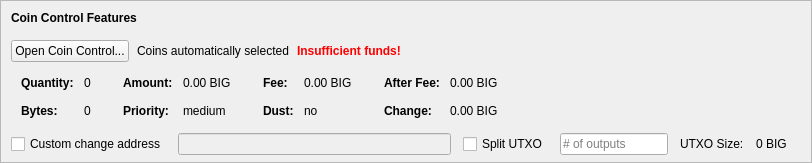
    <widget class="QFrame" name="frameCoinControl">
     <property name="sizePolicy">
      <sizepolicy hsizetype="Expanding" vsizetype="Expanding">
       <horstretch>0</horstretch>
       <verstretch>0</verstretch>
      </sizepolicy>
     </property>
     <property name="maximumSize">
      <size>
       <width>16777215</width>
       <height>16777215</height>
      </size>
     </property>
     <property name="frameShape">
      <enum>QFrame::StyledPanel</enum>
     </property>
     <property name="frameShadow">
      <enum>QFrame::Sunken</enum>
     </property>
     <layout class="QVBoxLayout" name="verticalLayoutCoinControl2">
      <property name="spacing">
       <number>0</number>
      </property>
      <property name="leftMargin">
       <number>0</number>
      </property>
      <property name="topMargin">
       <number>0</number>
      </property>
      <property name="rightMargin">
       <number>0</number>
      </property>
      <property name="bottomMargin">
       <number>6</number>
      </property>
      <item>
       <layout class="QVBoxLayout" name="verticalLayoutCoinControl" stretch="0,0,0,0,1">
        <property name="spacing">
         <number>0</number>
        </property>
        <property name="leftMargin">
         <number>10</number>
        </property>
        <property name="topMargin">
         <number>10</number>
        </property>
        <item>
         <layout class="QHBoxLayout" name="horizontalLayoutCoinControl1">
          <property name="bottomMargin">
           <number>15</number>
          </property>
          <item>
           <widget class="QLabel" name="labelCoinControlFeatures">
            <property name="sizePolicy">
             <sizepolicy hsizetype="Preferred" vsizetype="Maximum">
              <horstretch>0</horstretch>
              <verstretch>0</verstretch>
             </sizepolicy>
            </property>
            <property name="font">
             <font>
              <weight>75</weight>
              <bold>true</bold>
             </font>
            </property>
            <property name="styleSheet">
             <string notr="true">font-weight:bold;</string>
            </property>
            <property name="text">
             <string>Coin Control Features</string>
            </property>
           </widget>
          </item>
         </layout>
        </item>
        <item>
         <layout class="QHBoxLayout" name="horizontalLayoutCoinControl2" stretch="0,0,0,0">
          <property name="spacing">
           <number>8</number>
          </property>
          <property name="bottomMargin">
           <number>10</number>
          </property>
          <item>
           <widget class="QPushButton" name="pushButtonCoinControl">
            <property name="styleSheet">
             <string notr="true"/>
            </property>
            <property name="text">
             <string>Open Coin Control...</string>
            </property>
            <property name="autoDefault">
             <bool>false</bool>
            </property>
           </widget>
          </item>
          <item>
           <widget class="QLabel" name="labelCoinControlAutomaticallySelected">
            <property name="text">
             <string>Coins automatically selected</string>
            </property>
            <property name="margin">
             <number>5</number>
            </property>
           </widget>
          </item>
          <item>
           <widget class="QLabel" name="labelCoinControlInsuffFunds">
            <property name="font">
             <font>
              <weight>75</weight>
              <bold>true</bold>
             </font>
            </property>
            <property name="styleSheet">
             <string notr="true">color:red;font-weight:bold;</string>
            </property>
            <property name="text">
             <string>Insufficient funds!</string>
            </property>
            <property name="margin">
             <number>5</number>
            </property>
           </widget>
          </item>
          <item>
           <spacer name="horizontalSpacerCoinControl">
            <property name="orientation">
             <enum>Qt::Horizontal</enum>
            </property>
            <property name="sizeHint" stdset="0">
             <size>
              <width>40</width>
              <height>1</height>
             </size>
            </property>
           </spacer>
          </item>
         </layout>
        </item>
        <item>
         <widget class="QWidget" name="widgetCoinControl" native="true">
          <property name="sizePolicy">
           <sizepolicy hsizetype="Preferred" vsizetype="Preferred">
            <horstretch>0</horstretch>
            <verstretch>0</verstretch>
           </sizepolicy>
          </property>
          <property name="minimumSize">
           <size>
            <width>0</width>
            <height>0</height>
           </size>
          </property>
          <property name="styleSheet">
           <string notr="true"/>
          </property>
          <layout class="QHBoxLayout" name="horizontalLayoutCoinControl5">
           <property name="leftMargin">
            <number>0</number>
           </property>
           <property name="topMargin">
            <number>0</number>
           </property>
           <property name="rightMargin">
            <number>0</number>
           </property>
           <property name="bottomMargin">
            <number>0</number>
           </property>
           <item>
            <layout class="QHBoxLayout" name="horizontalLayoutCoinControl3" stretch="0,0,0,1">
             <property name="spacing">
              <number>20</number>
             </property>
             <property name="topMargin">
              <number>0</number>
             </property>
             <property name="bottomMargin">
              <number>10</number>
             </property>
             <item>
              <layout class="QFormLayout" name="formLayoutCoinControl1">
               <property name="horizontalSpacing">
                <number>10</number>
               </property>
               <property name="verticalSpacing">
                <number>14</number>
               </property>
               <property name="leftMargin">
                <number>10</number>
               </property>
               <property name="topMargin">
                <number>4</number>
               </property>
               <property name="rightMargin">
                <number>6</number>
               </property>
               <item row="0" column="0">
                <widget class="QLabel" name="labelCoinControlQuantityText">
                 <property name="font">
                  <font>
                   <weight>75</weight>
                   <bold>true</bold>
                  </font>
                 </property>
                 <property name="text">
                  <string>Quantity:</string>
                 </property>
                 <property name="margin">
                  <number>0</number>
                 </property>
                </widget>
               </item>
               <item row="0" column="1">
                <widget class="QLabel" name="labelCoinControlQuantity">
                 <property name="cursor">
                  <cursorShape>IBeamCursor</cursorShape>
                 </property>
                 <property name="contextMenuPolicy">
                  <enum>Qt::ActionsContextMenu</enum>
                 </property>
                 <property name="text">
                  <string notr="true">0</string>
                 </property>
                 <property name="margin">
                  <number>0</number>
                 </property>
                 <property name="textInteractionFlags">
                  <set>Qt::LinksAccessibleByMouse|Qt::TextSelectableByKeyboard|Qt::TextSelectableByMouse</set>
                 </property>
                </widget>
               </item>
               <item row="1" column="0">
                <widget class="QLabel" name="labelCoinControlBytesText">
                 <property name="font">
                  <font>
                   <weight>75</weight>
                   <bold>true</bold>
                  </font>
                 </property>
                 <property name="text">
                  <string>Bytes:</string>
                 </property>
                </widget>
               </item>
               <item row="1" column="1">
                <widget class="QLabel" name="labelCoinControlBytes">
                 <property name="cursor">
                  <cursorShape>IBeamCursor</cursorShape>
                 </property>
                 <property name="contextMenuPolicy">
                  <enum>Qt::ActionsContextMenu</enum>
                 </property>
                 <property name="text">
                  <string notr="true">0</string>
                 </property>
                 <property name="textInteractionFlags">
                  <set>Qt::LinksAccessibleByMouse|Qt::TextSelectableByKeyboard|Qt::TextSelectableByMouse</set>
                 </property>
                </widget>
               </item>
              </layout>
             </item>
             <item>
              <layout class="QFormLayout" name="formLayoutCoinControl2">
               <property name="horizontalSpacing">
                <number>10</number>
               </property>
               <property name="verticalSpacing">
                <number>14</number>
               </property>
               <property name="leftMargin">
                <number>6</number>
               </property>
               <property name="topMargin">
                <number>4</number>
               </property>
               <property name="rightMargin">
                <number>6</number>
               </property>
               <item row="0" column="0">
                <widget class="QLabel" name="labelCoinControlAmountText">
                 <property name="font">
                  <font>
                   <weight>75</weight>
                   <bold>true</bold>
                  </font>
                 </property>
                 <property name="text">
                  <string>Amount:</string>
                 </property>
                 <property name="margin">
                  <number>0</number>
                 </property>
                </widget>
               </item>
               <item row="0" column="1">
                <widget class="QLabel" name="labelCoinControlAmount">
                 <property name="cursor">
                  <cursorShape>IBeamCursor</cursorShape>
                 </property>
                 <property name="contextMenuPolicy">
                  <enum>Qt::ActionsContextMenu</enum>
                 </property>
                 <property name="text">
                  <string notr="true">0.00 BIG</string>
                 </property>
                 <property name="textInteractionFlags">
                  <set>Qt::LinksAccessibleByMouse|Qt::TextSelectableByKeyboard|Qt::TextSelectableByMouse</set>
                 </property>
                </widget>
               </item>
               <item row="1" column="0">
                <widget class="QLabel" name="labelCoinControlPriorityText">
                 <property name="font">
                  <font>
                   <weight>75</weight>
                   <bold>true</bold>
                  </font>
                 </property>
                 <property name="text">
                  <string>Priority:</string>
                 </property>
                </widget>
               </item>
               <item row="1" column="1">
                <widget class="QLabel" name="labelCoinControlPriority">
                 <property name="cursor">
                  <cursorShape>IBeamCursor</cursorShape>
                 </property>
                 <property name="contextMenuPolicy">
                  <enum>Qt::ActionsContextMenu</enum>
                 </property>
                 <property name="text">
                  <string>medium</string>
                 </property>
                 <property name="textInteractionFlags">
                  <set>Qt::LinksAccessibleByMouse|Qt::TextSelectableByKeyboard|Qt::TextSelectableByMouse</set>
                 </property>
                </widget>
               </item>
              </layout>
             </item>
             <item>
              <layout class="QFormLayout" name="formLayoutCoinControl3">
               <property name="horizontalSpacing">
                <number>10</number>
               </property>
               <property name="verticalSpacing">
                <number>14</number>
               </property>
               <property name="leftMargin">
                <number>6</number>
               </property>
               <property name="topMargin">
                <number>4</number>
               </property>
               <property name="rightMargin">
                <number>6</number>
               </property>
               <item row="0" column="0">
                <widget class="QLabel" name="labelCoinControlFeeText">
                 <property name="font">
                  <font>
                   <weight>75</weight>
                   <bold>true</bold>
                  </font>
                 </property>
                 <property name="text">
                  <string>Fee:</string>
                 </property>
                 <property name="margin">
                  <number>0</number>
                 </property>
                </widget>
               </item>
               <item row="0" column="1">
                <widget class="QLabel" name="labelCoinControlFee">
                 <property name="cursor">
                  <cursorShape>IBeamCursor</cursorShape>
                 </property>
                 <property name="contextMenuPolicy">
                  <enum>Qt::ActionsContextMenu</enum>
                 </property>
                 <property name="text">
                  <string notr="true">0.00 BIG</string>
                 </property>
                 <property name="textInteractionFlags">
                  <set>Qt::LinksAccessibleByMouse|Qt::TextSelectableByKeyboard|Qt::TextSelectableByMouse</set>
                 </property>
                </widget>
               </item>
               <item row="1" column="0">
                <widget class="QLabel" name="labelCoinControlLowOutputText">
                 <property name="font">
                  <font>
                   <weight>75</weight>
                   <bold>true</bold>
                  </font>
                 </property>
                 <property name="text">
                  <string>Dust:</string>
                 </property>
                </widget>
               </item>
               <item row="1" column="1">
                <widget class="QLabel" name="labelCoinControlLowOutput">
                 <property name="cursor">
                  <cursorShape>IBeamCursor</cursorShape>
                 </property>
                 <property name="contextMenuPolicy">
                  <enum>Qt::ActionsContextMenu</enum>
                 </property>
                 <property name="text">
                  <string>no</string>
                 </property>
                 <property name="textInteractionFlags">
                  <set>Qt::LinksAccessibleByMouse|Qt::TextSelectableByKeyboard|Qt::TextSelectableByMouse</set>
                 </property>
                </widget>
               </item>
              </layout>
             </item>
             <item>
              <layout class="QFormLayout" name="formLayoutCoinControl4">
               <property name="horizontalSpacing">
                <number>10</number>
               </property>
               <property name="verticalSpacing">
                <number>14</number>
               </property>
               <property name="leftMargin">
                <number>6</number>
               </property>
               <property name="topMargin">
                <number>4</number>
               </property>
               <property name="rightMargin">
                <number>6</number>
               </property>
               <item row="0" column="0">
                <widget class="QLabel" name="labelCoinControlAfterFeeText">
                 <property name="font">
                  <font>
                   <weight>75</weight>
                   <bold>true</bold>
                  </font>
                 </property>
                 <property name="text">
                  <string>After Fee:</string>
                 </property>
                 <property name="margin">
                  <number>0</number>
                 </property>
                </widget>
               </item>
               <item row="0" column="1">
                <widget class="QLabel" name="labelCoinControlAfterFee">
                 <property name="cursor">
                  <cursorShape>IBeamCursor</cursorShape>
                 </property>
                 <property name="contextMenuPolicy">
                  <enum>Qt::ActionsContextMenu</enum>
                 </property>
                 <property name="text">
                  <string notr="true">0.00 BIG</string>
                 </property>
                 <property name="textInteractionFlags">
                  <set>Qt::LinksAccessibleByMouse|Qt::TextSelectableByKeyboard|Qt::TextSelectableByMouse</set>
                 </property>
                </widget>
               </item>
               <item row="1" column="0">
                <widget class="QLabel" name="labelCoinControlChangeText">
                 <property name="font">
                  <font>
                   <weight>75</weight>
                   <bold>true</bold>
                  </font>
                 </property>
                 <property name="text">
                  <string>Change:</string>
                 </property>
                </widget>
               </item>
               <item row="1" column="1">
                <widget class="QLabel" name="labelCoinControlChange">
                 <property name="cursor">
                  <cursorShape>IBeamCursor</cursorShape>
                 </property>
                 <property name="contextMenuPolicy">
                  <enum>Qt::ActionsContextMenu</enum>
                 </property>
                 <property name="text">
                  <string notr="true">0.00 BIG</string>
                 </property>
                 <property name="textInteractionFlags">
                  <set>Qt::LinksAccessibleByMouse|Qt::TextSelectableByKeyboard|Qt::TextSelectableByMouse</set>
                 </property>
                </widget>
               </item>
              </layout>
             </item>
            </layout>
           </item>
          </layout>
         </widget>
        </item>
        <item>
         <layout class="QHBoxLayout" name="horizontalLayoutCoinControl4" stretch="0,0,0,0,0,0,0">
          <property name="spacing">
           <number>12</number>
          </property>
          <property name="sizeConstraint">
           <enum>QLayout::SetDefaultConstraint</enum>
          </property>
          <property name="topMargin">
           <number>5</number>
          </property>
          <property name="rightMargin">
           <number>5</number>
          </property>
          <item>
           <widget class="QCheckBox" name="checkBoxCoinControlChange">
            <property name="toolTip">
             <string>If this is activated, but the change address is empty or invalid, change will be sent to a newly generated address.</string>
            </property>
            <property name="text">
             <string>Custom change address</string>
            </property>
           </widget>
          </item>
          <item>
           <widget class="QValidatedLineEdit" name="lineEditCoinControlChange">
            <property name="enabled">
             <bool>false</bool>
            </property>
            <property name="sizePolicy">
             <sizepolicy hsizetype="Expanding" vsizetype="Fixed">
              <horstretch>0</horstretch>
              <verstretch>0</verstretch>
             </sizepolicy>
            </property>
           </widget>
          </item>
          <item>
           <widget class="QCheckBox" name="splitBlockCheckBox">
            <property name="text">
             <string>Split UTXO</string>
            </property>
           </widget>
          </item>
          <item>
           <widget class="QLineEdit" name="splitBlockLineEdit">
            <property name="sizePolicy">
             <sizepolicy hsizetype="Fixed" vsizetype="Fixed">
              <horstretch>50</horstretch>
              <verstretch>0</verstretch>
             </sizepolicy>
            </property>
            <property name="placeholderText">
             <string># of outputs</string>
            </property>
           </widget>
          </item>
          <item>
           <widget class="QLabel" name="labelBlockSizeText">
            <property name="text">
             <string>UTXO Size:</string>
            </property>
           </widget>
          </item>
          <item>
           <widget class="QLabel" name="labelBlockSize">
            <property name="text">
             <string>0 BIG</string>
            </property>
           </widget>
          </item>
          <item>
           <widget class="QLabel" name="labelCoinControlChangeLabel">
            <property name="sizePolicy">
             <sizepolicy hsizetype="Preferred" vsizetype="Expanding">
              <horstretch>0</horstretch>
              <verstretch>0</verstretch>
             </sizepolicy>
            </property>
            <property name="minimumSize">
             <size>
              <width>0</width>
              <height>0</height>
             </size>
            </property>
            <property name="text">
             <string/>
            </property>
            <property name="margin">
             <number>3</number>
            </property>
           </widget>
          </item>
         </layout>
        </item>
        <item>
         <spacer name="verticalSpacerCoinControl">
          <property name="orientation">
           <enum>Qt::Vertical</enum>
          </property>
          <property name="sizeHint" stdset="0">
           <size>
            <width>800</width>
            <height>1</height>
           </size>
          </property>
         </spacer>
        </item>
       </layout>
      </item>
     </layout>
    </widget>
